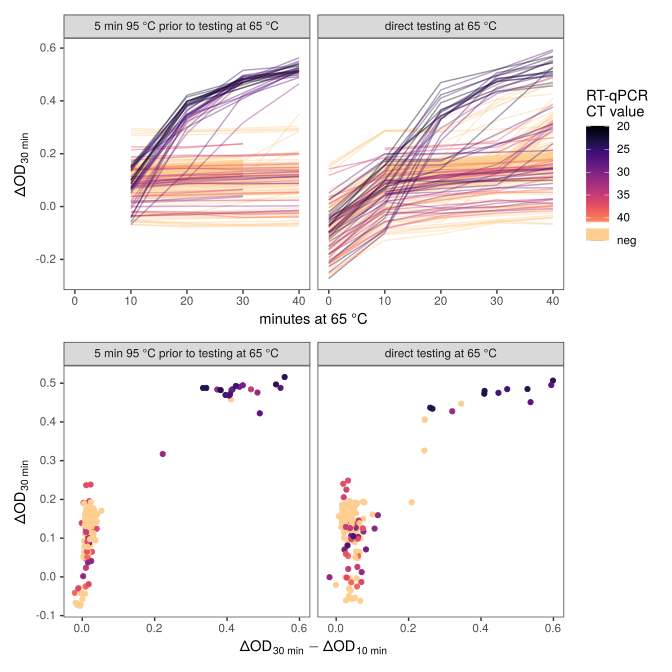

Here is the R script that generated this plot:
library( tidyverse )
library( patchwork )
library( ggtext )
source( "misc.R" )

read_tsv( "data/tecan_values.tsv", col_types = "ccliccdd" ) -> tecan
read_tsv( "data/plates_with_CTs.tsv" ) -> tblCT

plates_to_use <- c( "CP00035", "CP00036", "CP00037" ) 

tecan %>% 
filter( plate %in% plates_to_use ) %>% 
filter( !( plate == "CP00036" & minutes==30 & plateRemark != "30 mins 2nd scan" ) ) %>%
left_join( tblCT ) %>%
filter( !is.na(CT) ) %>%
mutate( CT = ifelse( CT>40, 45, CT ) ) %>%
filter( !is.na(CT) ) %>%
mutate( facet = ifelse( heat95, "5 min 95 °C prior to testing at 65 °C", "direct testing at 65 °C" ) ) -> tbl

tbl %>%
mutate( group = str_c( plate, well, heat95 ) ) %>%
arrange( -CT ) %>%
mutate_at( "group", fct_inorder ) %>% 
ggplot + 
  geom_line( aes( x=minutes, y=absBlue-absYellow, group=group, col=CT ), alpha=.4 ) +
  facet_grid( . ~ fct_rev(facet), scales = "free_x" ) +
  scale_color_ct( name="RT-qPCR\nCT value") +
  labs(x = "minutes at 65 °C",
       y = expression( "LAMP (ΔOD"["30 min"]~")" ) ) -> plot9a

tbl %>%
mutate( diff = absBlue - absYellow ) %>%
select( -absBlue, -absYellow ) %>%
pivot_wider( names_from = minutes, values_from = diff ) %>%
ggplot +
  geom_point( aes( x=`30`-`10`, y=`30`, col=CT ) ) +
  facet_grid( . ~ fct_rev(facet) ) +
  scale_color_ct() +
  theme( legend.position = "none" ) +
  labs(x = expression( "LAMP (ΔOD"["30 min"] - "ΔOD"["10 min"]~")" ),
       y = expression( "LAMP (ΔOD"["30 min"]~")" )) -> plot9b


plot9a / plot9b +
  plot_annotation(tag_levels = "a")


#dev.copy( svg, "Figure_9.svg", width=7, height=7 )  # this somehow gives us a weird shiny color scale?
#dev.off()
ggsave("SVGs/Figure_9.svg", width=15, height=15, units="cm")
ggsave("Figure_9.png", width=15, height=15, units="cm", dpi=300)
